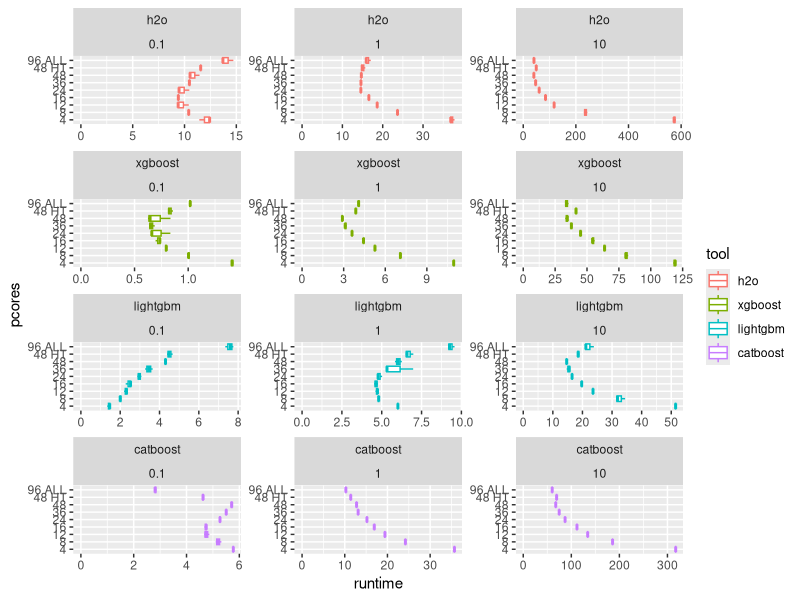
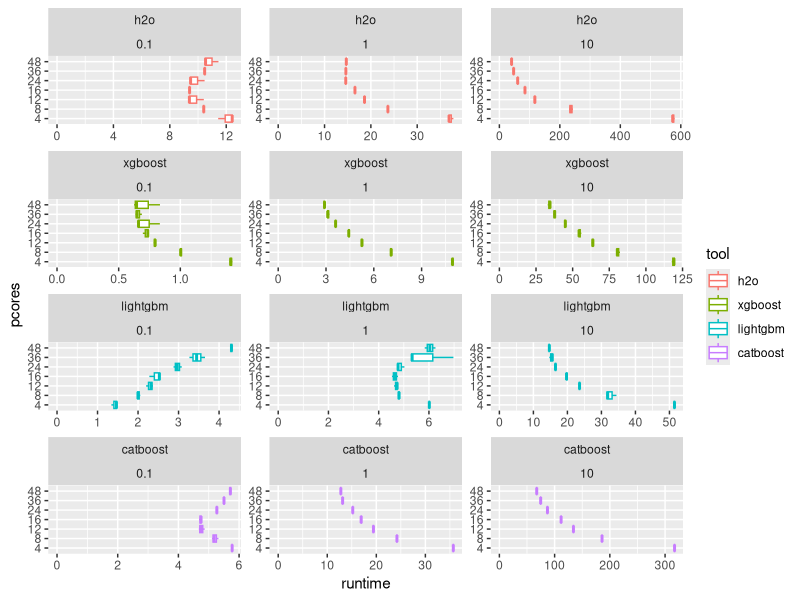
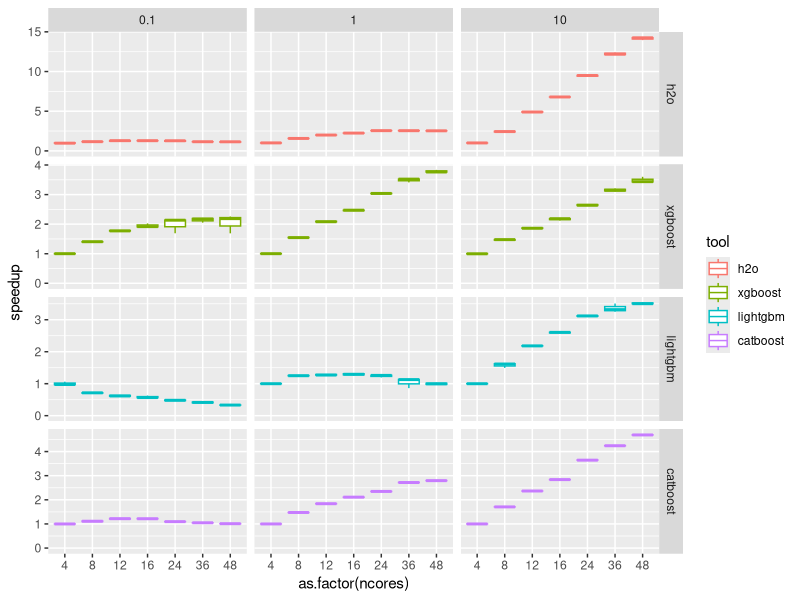
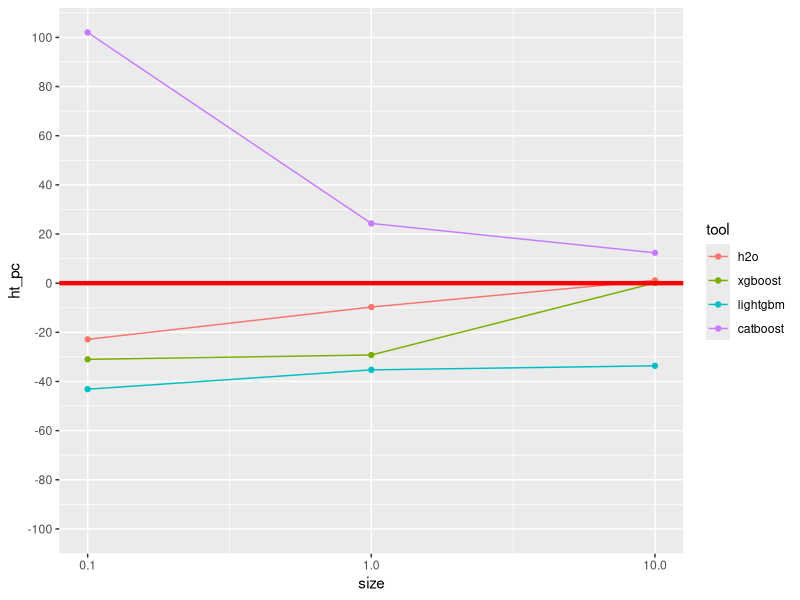
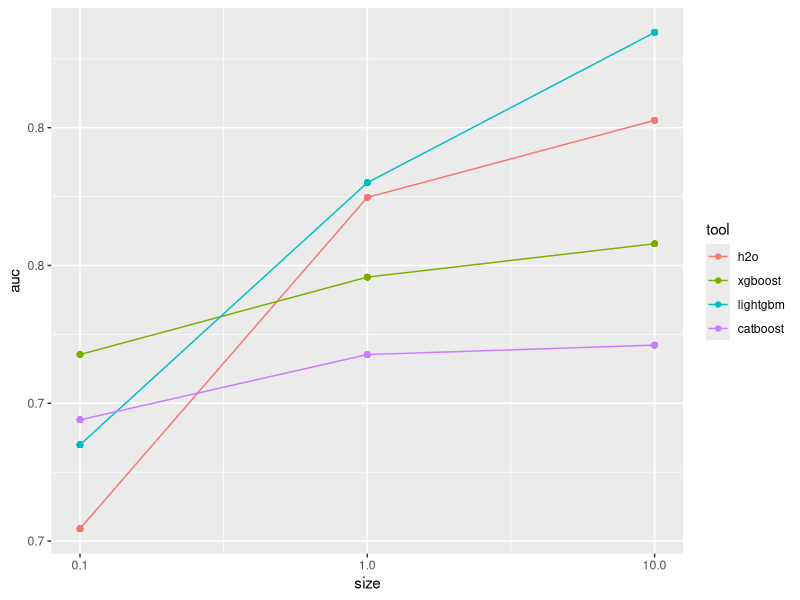
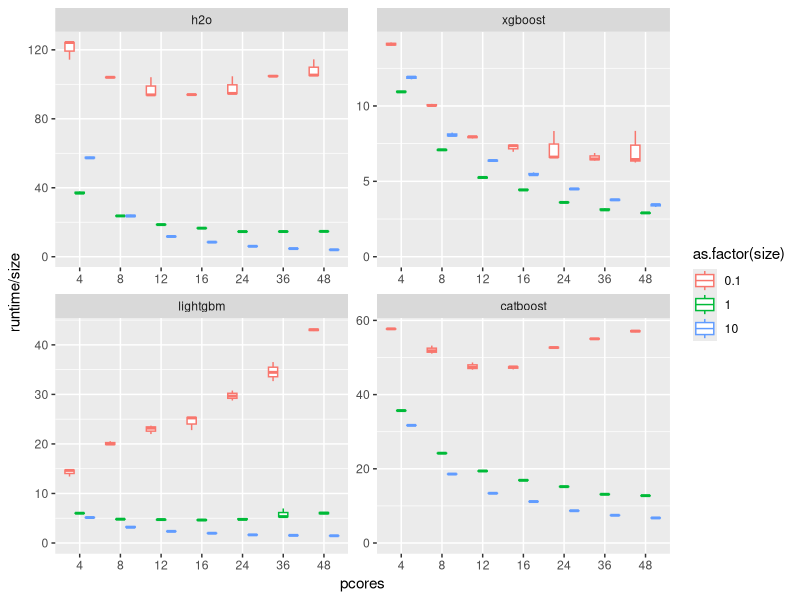
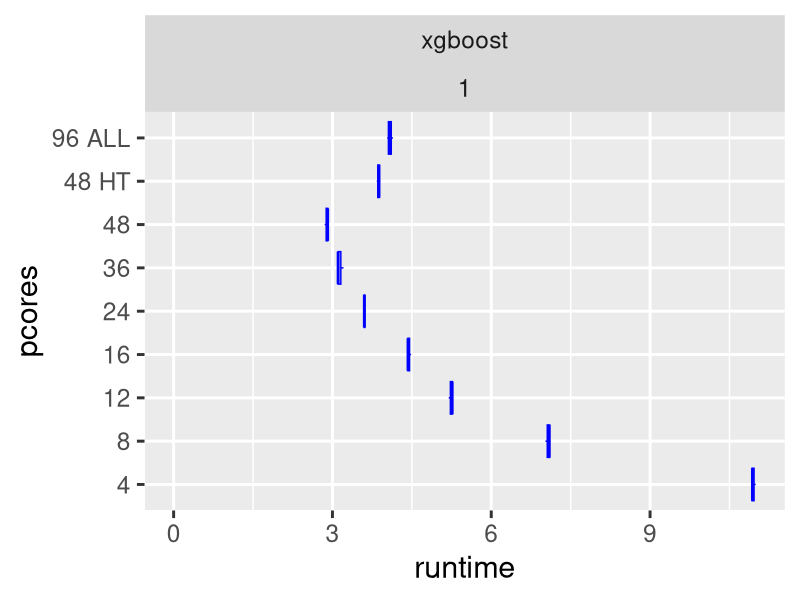
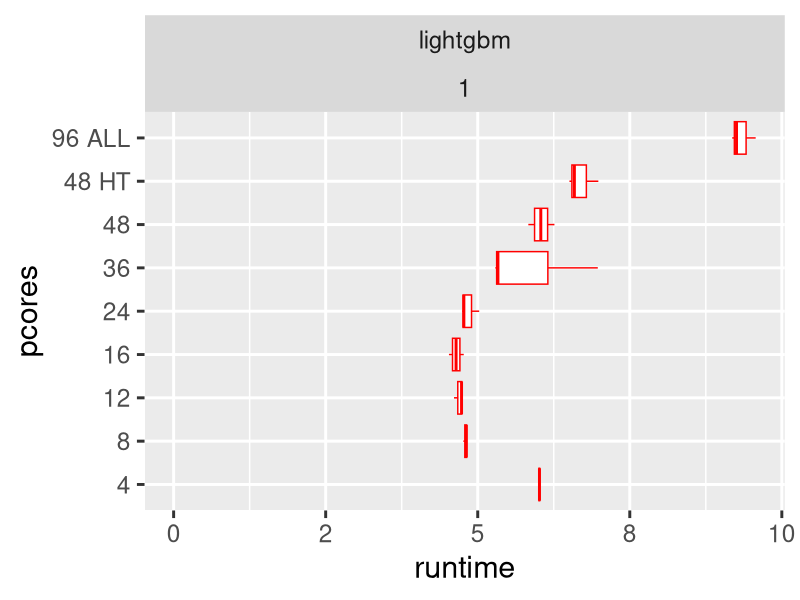

Write the R code that produced these figures, in order.
## ---- chunk 1

library(data.table)
library(ggplot2)

d <- fread("res.csv", sep=":")
names(d) <- c("size","tool","ncores","cores","tcores","runtime","auc")

d[, pcores:=sub(" $","",paste(ncores,tcores))]
#pcores_order <- unique(d$pcores)
pcores_order <- c("4","8","12","16","24","36","48","48 HT","96 ALL")
d[, pcores:=factor(pcores, levels=pcores_order)]

d[, tool:=factor(tool, levels = c("h2o","xgboost","lightgbm","catboost"))]

## ---- chunk 2

ggplot(d) + geom_boxplot(aes(x = pcores, y = runtime, color = tool)) +
  coord_flip() + facet_wrap(~tool+size, scales = "free", ncol = 3) + ylim(c(0,NA))

# ggplot(d[ncores>=4]) + geom_boxplot(aes(x = pcores, y = runtime, color = tool)) +
#   coord_flip() + facet_wrap(~tool+size, scales = "free", ncol = 3) + ylim(c(0,NA))

## ---- chunk 3

dd <- d[ncores<=48 & !grepl(",",cores)]

ggplot(dd) + geom_boxplot(aes(x = pcores, y = runtime, color = tool)) +
  coord_flip() + facet_wrap(~tool+size, scales = "free", ncol = 3) + ylim(c(0,NA))

dd_4c <- dd[ncores==4,.(runtime_4c=mean(runtime)),by=.(tool,size)]
dd <- merge(dd, dd_4c,all.x = TRUE, allow.cartesian = TRUE)

dd[, speedup := (1/runtime)/(1/runtime_4c), by=.(tool,size)]
options(digits=2)
xtabs(speedup~size+tool, dd[ncores==8, .(speedup=mean(speedup)), by=.(tool, size)])
xtabs(speedup~size+tool, dd[ncores==24, .(speedup=mean(speedup)), by=.(tool, size)])
xtabs(speedup~size+tool, dd[ncores==48, .(speedup=mean(speedup)), by=.(tool, size)])

ggplot(dd) + geom_boxplot(aes(x = as.factor(ncores), y = speedup, color = tool)) +
  facet_grid(tool~size, scales = "free") + ylim(c(0,NA))


dd_48c <- d[cores=="0-47",.(runtime_48c=mean(runtime)),by=.(tool,size)]
dd_96c <- d[cores=="0-95",.(runtime_96c=mean(runtime)),by=.(tool,size)]
dd_ht <- merge(dd_48c, dd_96c)
dd_ht[,ht_pc:=((1/runtime_96c)/(1/runtime_48c)-1)*100]
options(digits=1)
xtabs(ht_pc~size+tool, dd_ht)

## ---- chunk 4

ggplot(dd_ht, aes(x = size, y = ht_pc, color = tool, ymin=-100)) + geom_point() + geom_line() + scale_x_log10() + geom_hline(yintercept = 0, color = "red", size = 1.5) + scale_y_continuous(breaks = seq(-100,100,by=20))

ggplot(d, aes(x = size, y = auc, color = tool)) + geom_point() + geom_line() + scale_x_log10()

## ---- chunk 5

ggplot(dd) + geom_boxplot(aes(x = pcores, y = runtime/size, color = as.factor(size))) + facet_wrap(~tool, scales = "free", ncol=2) + ylim(c(0,NA))

ggplot(d[tool=="xgboost" & size==1]) + geom_boxplot(aes(x = pcores, y = runtime), color = "blue") +
  coord_flip() + facet_wrap(~tool+size, scales = "free") + ylim(c(0,NA)) +
  theme_grey(base_size = 22)

ggplot(d[tool=="lightgbm" & size==1]) + geom_boxplot(aes(x = pcores, y = runtime), color = "red") +
  coord_flip() + facet_wrap(~tool+size, scales = "free") + ylim(c(0,NA)) +
  theme_grey(base_size = 22)


